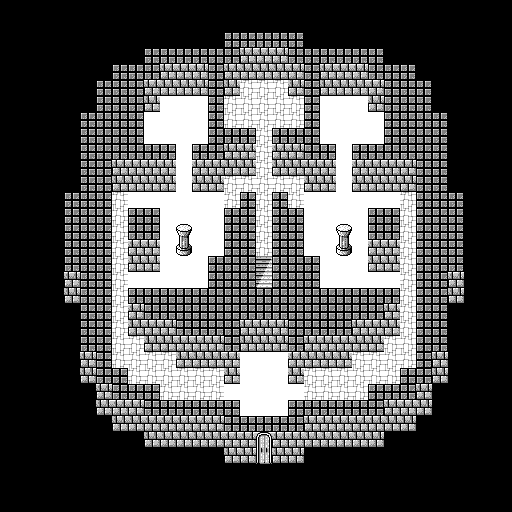

A level layout from a 2D game, rendered from its tile map. Below: a short description, then the map file with tile-grid data replaced by summaries:
An orthogonal 32x32 tile map with 16x16 px tiles, 4 tile layers (Tile Layer 1, Tile Layer 2, Tile Layer 3, Tile Layer 4), 2 tilesets and 19 objects (7x Event, 5x Chest, 3x Door, 2x Ceiling, 2x Character).

<map version="1.0" orientation="orthogonal" renderorder="right-down" width="32" height="32" tilewidth="16" tileheight="16" nextobjectid="23">
 <properties>
  <property name="bgm" value="minor_dungeon" />
  <property name="encounter" value="encounterset_level00_danger03" />
  <property name="name" value="Airseed Shrine" />
 </properties>
 <tileset firstgid="1" source="../tilesets/lower.tsx" />
 <tileset firstgid="176" source="../tilesets/upper.tsx" />
 <layer name="Tile Layer 1" width="32" height="32">
  <properties>
   <property name="z" value="0" />
  </properties>
  <data>[1024 cells, 567 non-empty, 7 distinct tile ids]</data>
 </layer>
 <layer name="Tile Layer 2" width="32" height="32">
  <properties>
   <property name="z" value=".5" />
  </properties>
  <data>[1024 cells, 4 non-empty, 2 distinct tile ids]</data>
 </layer>
 <objectgroup name="Object Layer 1">
  <object id="1" name="chest" type="Chest" x="336" y="112" width="16" height="16">
   <properties>
    <property name="item" value="pot_potion" />
   </properties>
  </object>
  <object id="2" name="exit" type="Event" x="256" y="272" width="16" height="16">
   <properties>
    <property name="onCollide" value="teleport('world1/shrine02.tmx', 16, 20)" />
   </properties>
  </object>
  <object id="3" name="door tele" type="Event" x="256" y="416" width="16" height="16">
   <properties>
    <property name="hide" value="return hasItem('key_shrineKey')" />
    <property name="onCollide" value="speak('It\'s locked.')" />
    <property name="passable" value="IMPASSABLE" />
   </properties>
  </object>
  <object id="5" name="room" type="Ceiling" x="64" y="304">
   <properties>
    <property name="roofID" value="3" />
    <property name="roofTileset" value="lower" />
   </properties>
   <polygon points="256,-144 320,-144 320,-240 256,-240" />
  </object>
  <object id="6" name="room" type="Ceiling" x="-112" y="304">
   <properties>
    <property name="roofID" value="3" />
    <property name="roofTileset" value="lower" />
   </properties>
   <polygon points="256,-144 320,-144 320,-240 256,-240" />
  </object>
  <object id="8" name="shrineboss" type="Event" x="272" y="384" width="16" height="16">
   <properties>
    <property name="appearance" value="4dir_rat" />
    <property name="face" value="EAST" />
    <property name="hide" value="return getSwitch('shrine_dead')" />
    <property name="onInteract" value="play('world1/shrineboss.lua')" />
   </properties>
  </object>
  <object id="10" name="chest" type="Chest" x="256" y="352" width="16" height="16">
   <properties>
    <property name="item" value="key_shrineKey" />
    <property name="keyItem" value="KEY_ITEM" />
   </properties>
  </object>
  <object id="11" name="chest" type="Chest" x="240" y="352" width="16" height="16">
   <properties>
    <property name="item" value="key_artifactScuba" />
    <property name="keyItem" value="KEY_ITEM" />
   </properties>
  </object>
  <object id="12" name="chest" type="Chest" x="272" y="352" width="16" height="16">
   <properties>
    <property name="hide" value="return getSwitch('shrine_done')" />
   </properties>
  </object>
  <object id="13" name="trigger" type="Event" x="256" y="176" width="16" height="16">
   <properties>
    <property name="hide" value="return getSwitch('david01')" />
    <property name="onCollide" value="play('world1/david01.lua')" />
   </properties>
  </object>
  <object id="14" name="david" type="Character" x="256" y="112" width="16" height="16">
   <properties>
    <property name="appearance" value="4dir_david" />
    <property name="hide" value="return getSwitch('shrine_done')" />
    <property name="onInteract" value="play('world1/david02.lua')" />
   </properties>
  </object>
  <object id="15" name="borg" type="Character" x="256" y="144" width="16" height="16">
   <properties>
    <property name="appearance" value="4dir_robot" />
    <property name="face" value="NORTH" />
    <property name="hide" value="return not getSwitch('borg_leaves_shrine')" />
   </properties>
  </object>
  <object id="16" name="door" type="Door" x="176" y="176" width="16" height="16">
   <properties>
    <property name="appearance" value="anim_bars" />
    <property name="keyItem" value="key_shrineKey" />
   </properties>
  </object>
  <object id="17" name="door" type="Event" x="256" y="432" width="16" height="16">
   <properties>
    <property name="onCollide" value="teleport('world1/shrine01.tmx', 25, 20)" />
   </properties>
  </object>
  <object id="18" name="door" type="Door" x="256" y="160" width="16" height="16">
   <properties>
    <property name="appearance" value="anim_bars" />
    <property name="keyItem" value="key_shrineKey" />
   </properties>
  </object>
  <object id="19" name="door" type="Door" x="336" y="176" width="16" height="16">
   <properties>
    <property name="appearance" value="anim_bars" />
    <property name="keyItem" value="key_shrineKey" />
   </properties>
  </object>
  <object id="20" name="chest" type="Chest" x="272" y="352" width="16" height="16">
   <properties>
    <property name="hide" value="return not getSwitch('shrine_done')" />
    <property name="item" value="key_artifactRadio" />
    <property name="keyItem" value="KEY_ITEM" />
   </properties>
  </object>
  <object id="21" name="shrineboss" type="Event" x="240" y="384" width="16" height="16">
   <properties>
    <property name="appearance" value="4dir_horse" />
    <property name="face" value="WEST" />
    <property name="hide" value="return getSwitch('shrine_dead')" />
    <property name="onInteract" value="play('world1/shrineboss.lua')" />
   </properties>
  </object>
  <object id="22" name="shrineboss" type="Event" x="256" y="368" width="16" height="16">
   <properties>
    <property name="appearance" value="4dir_demon" />
    <property name="face" value="SOUTH" />
    <property name="hide" value="return getSwitch('shrine_dead')" />
    <property name="onInteract" value="play('world1/shrineboss.lua')" />
   </properties>
  </object>
 </objectgroup>
 <layer name="Tile Layer 3" width="32" height="32">
  <properties>
   <property name="z" value="1" />
  </properties>
  <data>[1024 cells, 3 non-empty, 3 distinct tile ids]</data>
 </layer>
 <layer name="Tile Layer 4" width="32" height="32">
  <properties>
   <property name="z" value="1.5" />
  </properties>
  <data>[1024 cells, 2 non-empty, 2 distinct tile ids]</data>
 </layer>
</map>
